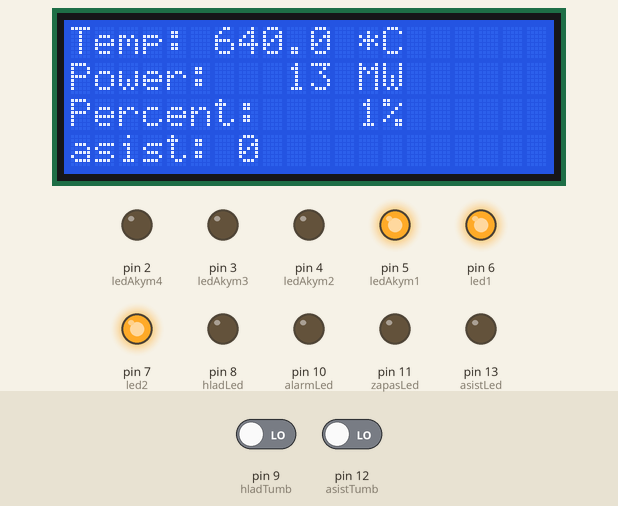
Bench run of a sketch on a simulated Arduino Uno, built with avr-gcc and run on an emulated ATmega328P. On the bench: 20×4 character LCD, output pins drawn as LEDs (lit = HIGH). The test bench sets the inputs (shaded band); at power-on: pin 9 (hladTumb) LOW, pin 12 (asistTumb) LOW.

Above: at 1.9 s.
2.0 s: pin 9 (hladTumb) driven HIGH
At 2.26 s:
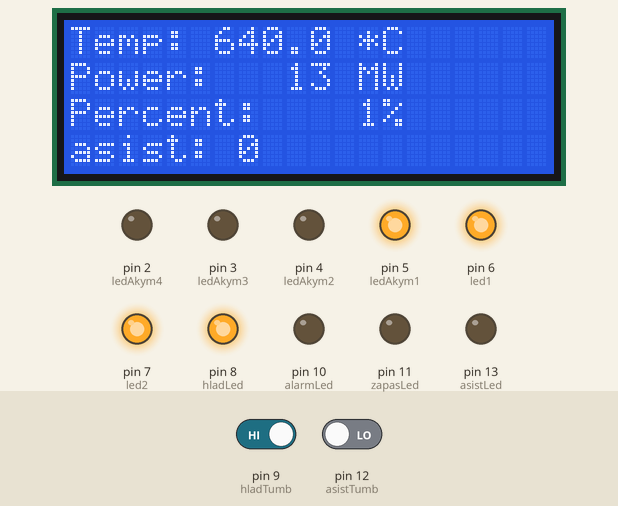
4.1 s: pin 12 (asistTumb) driven HIGH
At 4.25 s:
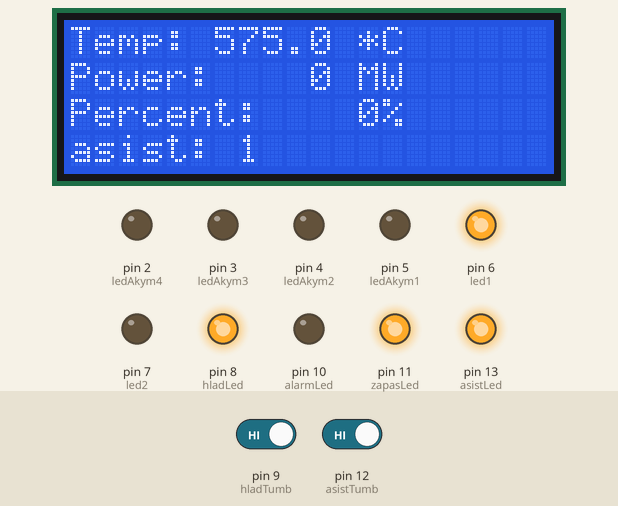
6.1 s: pin 9 (hladTumb) driven LOW
At 6.23 s:
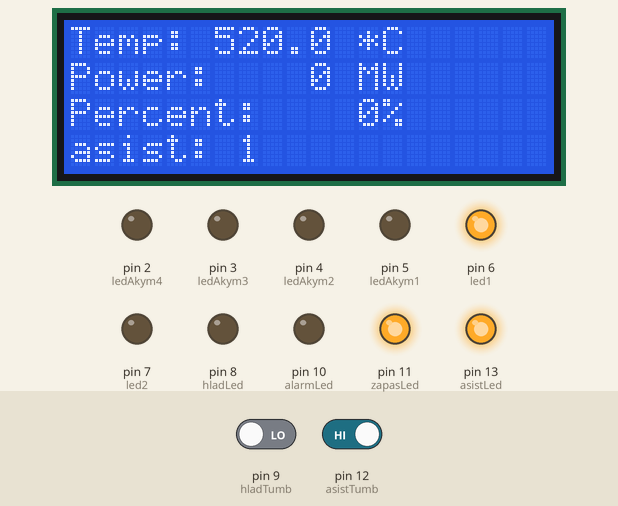
8.1 s: pin 12 (asistTumb) driven LOW
At 8.37 s:
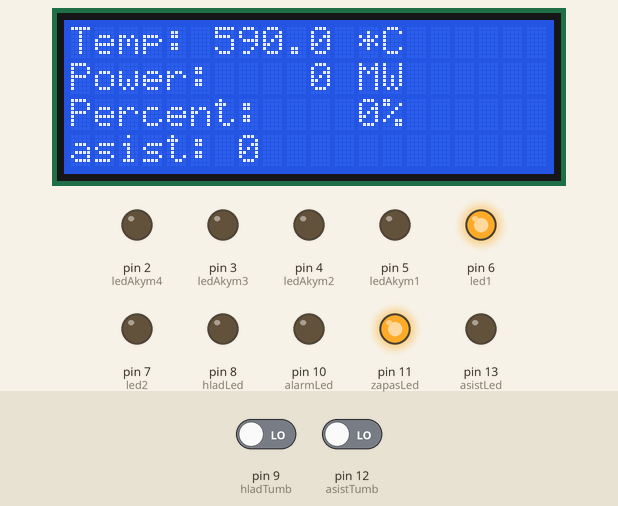
10.1 s: pin 12 (asistTumb) driven HIGH
At 10.35 s:
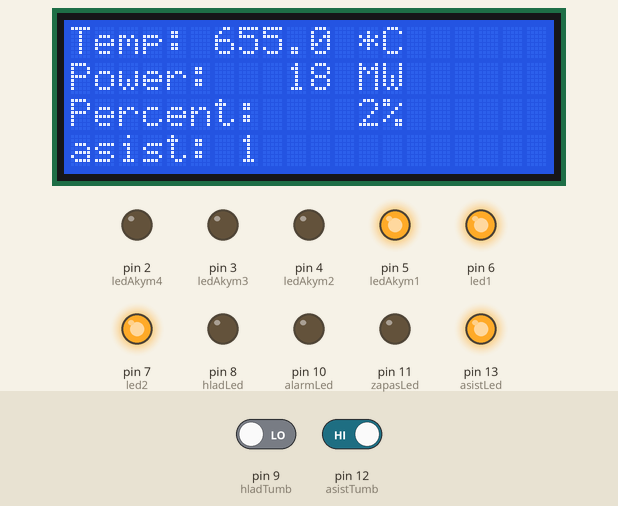
12.2 s: pin 9 (hladTumb) driven HIGH
At 12.34 s:
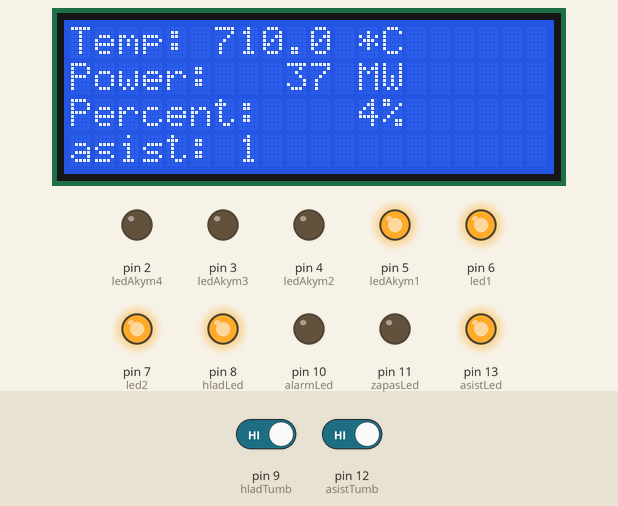
Timing chart, 0 to 29.3 s (numbered marks = the images above; inputs shaded):
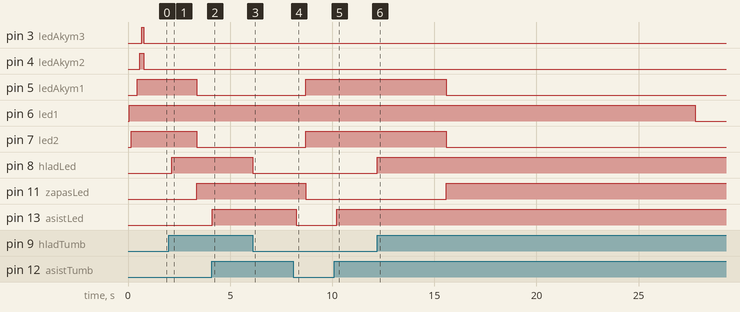

Measured:
- after the input at 2.0 s, pin 5 (ledAkym1), pin 7 (led2): HIGH → LOW after 1.4 s; pin 8 (hladLed): LOW → HIGH after 0.14 s; pin 11 (zapasLed): LOW → HIGH after 1.4 s
- after the input at 4.1 s, pin 13 (asistLed): LOW → HIGH at once
- after the input at 6.1 s, pin 8 (hladLed): HIGH → LOW at once
- after the input at 8.1 s, pin 13 (asistLed): HIGH → LOW after 0.14 s
- after the input at 10.1 s, pin 13 (asistLed): LOW → HIGH after 0.13 s
- after the input at 12.2 s, pin 5 (ledAkym1), pin 7 (led2): HIGH → LOW after 3.4 s; pin 6 (led1): HIGH → LOW after 15.6 s; pin 8 (hladLed): LOW → HIGH at once; pin 11 (zapasLed): LOW → HIGH after 3.4 s

The sketch:

reactor.ino
```cpp
#include <Wire.h>
#include <LiquidCrystal_I2C.h>

LiquidCrystal_I2C lcd(0x27, 20, 4);

int led1 = 6;
int led2 = 7;
int ledAkym4 = 2;
int ledAkym3 = 3;
int ledAkym2 = 4;
int ledAkym1 = 5;
int hladLed = 8;
int alarmLed = 10;
int zapasLed = 11;
const int hladTumb = 9;
int hladTumbState = 0;
int asistLed = 13;
const int asistTumb = 12;
bool asistTumbState = false;
float temperature = 600.0;
int asist = 0;
enum CoolingState { IDLE, COOLING };
CoolingState currentState = IDLE;
unsigned long lastChangeTime = 0;
unsigned long coolingInterval = 100;

void setup() {
  Wire.begin();
  lcd.init();
  lcd.backlight();

  pinMode(led1, OUTPUT);
  pinMode(led2, OUTPUT);
  pinMode(ledAkym4, OUTPUT);
  pinMode(ledAkym3, OUTPUT);
  pinMode(ledAkym2, OUTPUT);
  pinMode(ledAkym1, OUTPUT);
  pinMode(hladLed, OUTPUT);
  pinMode(hladTumb, INPUT);
  pinMode(asistTumb, INPUT);
  pinMode(alarmLed, OUTPUT);
  pinMode(zapasLed, OUTPUT);
  pinMode(asistLed, OUTPUT);

  digitalWrite(led1, HIGH);
  delay(100);
  digitalWrite(led2, HIGH);
  delay(300);
  digitalWrite(ledAkym1, HIGH);
  delay(100);
  digitalWrite(ledAkym2, HIGH);
  delay(100);
  digitalWrite(ledAkym3, HIGH);
  delay(100);
  digitalWrite(ledAkym4, HIGH);
}

void loop() {
  unsigned long currentMillis = millis();


  hladTumbState = digitalRead(hladTumb);
  asistTumbState = digitalRead(asistTumb);


  switch(currentState) {
    case IDLE:

      if (hladTumbState == HIGH) {
        digitalWrite(hladLed, HIGH);
        temperature -= 5;
      } else {
        digitalWrite(hladLed, LOW);
        temperature += 5;
      }


      if (temperature >= 3700 && asistTumbState == true) {
        currentState = COOLING;
        lastChangeTime = currentMillis;
      }
      break;

    case COOLING:

      if ((currentMillis - lastChangeTime) >= coolingInterval) {
        temperature -= 5;
        lastChangeTime = currentMillis;
        digitalWrite(hladLed, HIGH);


        if (temperature <= 3600) {
          currentState = IDLE;
          digitalWrite(hladLed, LOW);
        }
      }
      break;
  }


  if (asistTumbState == true) {
    digitalWrite(asistLed, HIGH);
  } else {
    digitalWrite(asistLed, LOW);
  }


  if (temperature <= 600) {
    digitalWrite(led2, LOW);
    digitalWrite(zapasLed, HIGH);

  } else {
    digitalWrite(led2, HIGH);
    digitalWrite(zapasLed, LOW);
  }

  if (temperature <= 200) {

    digitalWrite(led1, LOW);

  } else {

    digitalWrite(led1, HIGH);

  }


  if (temperature >= 3700 ) {
    digitalWrite(alarmLed, HIGH);
  } else {
    digitalWrite(alarmLed, LOW);
  }

    if (temperature >= 3800 ) {
    digitalWrite(alarmLed, HIGH);
    delay(100);
    digitalWrite(led1, LOW);
    delay(100);
    digitalWrite(led2, LOW);
    delay(100);
    digitalWrite(ledAkym1, LOW);
    delay(100);
    digitalWrite(ledAkym2, LOW);
    delay(100);
    digitalWrite(ledAkym3, LOW);
    delay(100);
    digitalWrite(ledAkym4, LOW);
    delay(99999999);
  }

    if (temperature <= -273 ) {
    digitalWrite(alarmLed, LOW);
    delay(100);
    digitalWrite(led1, LOW);
    delay(100);
    digitalWrite(led2, LOW);
    delay(100);
    digitalWrite(ledAkym1, LOW);
    delay(100);
    digitalWrite(ledAkym2, LOW);
    delay(100);
    digitalWrite(ledAkym3, LOW);
    delay(100);
    digitalWrite(ledAkym4, LOW);
    delay(100);
    digitalWrite(zapasLed, LOW);
    delay(100);
    digitalWrite(hladLed, LOW);
    delay(99999999);
  }


  float power = min(max((temperature - 600) / 3, 0), 1000);
  float percent = power / 1000 * 100;


  if (power > 0 && power <= 250) {
    digitalWrite(ledAkym1, HIGH);
    digitalWrite(ledAkym2, LOW);
    digitalWrite(ledAkym3, LOW);
    digitalWrite(ledAkym4, LOW);
  } else if (power > 250 && power <= 500) {
    digitalWrite(ledAkym1, HIGH);
    digitalWrite(ledAkym2, HIGH);
    digitalWrite(ledAkym3, LOW);
    digitalWrite(ledAkym4, LOW);
  } else if (power > 500 && power <= 750) {
    digitalWrite(ledAkym1, HIGH);
    digitalWrite(ledAkym2, HIGH);
    digitalWrite(ledAkym3, HIGH);
    digitalWrite(ledAkym4, LOW);
  } else if (power > 750) {
    digitalWrite(ledAkym1, HIGH);
    digitalWrite(ledAkym2, HIGH);
    digitalWrite(ledAkym3, HIGH);
    digitalWrite(ledAkym4, HIGH);
  } else {
    digitalWrite(ledAkym1, LOW);
    digitalWrite(ledAkym2, LOW);
    digitalWrite(ledAkym3, LOW);
    digitalWrite(ledAkym4, LOW);
  }

  char tempStr[10];
  dtostrf(temperature, 4, 1, tempStr);

  char powStr[10];
  dtostrf(power, 4, 0, powStr);

  char percStr[10];
  dtostrf(percent, 4, 0, percStr);


  lcd.clear();
  lcd.setCursor(0, 0);
  lcd.print("Temp: ");
  lcd.print(tempStr);
  lcd.print(" *C");

  lcd.setCursor(0, 1);
  lcd.print("Power: ");
  lcd.print(powStr);
  lcd.print(" MW");

  lcd.setCursor(0, 2);
  lcd.print("Percent: ");
  lcd.print(percStr);
  lcd.print("%");

  lcd.setCursor(0, 3);
  lcd.print("asist: ");
  lcd.print(asistTumbState);


  delay(100);
}
```
